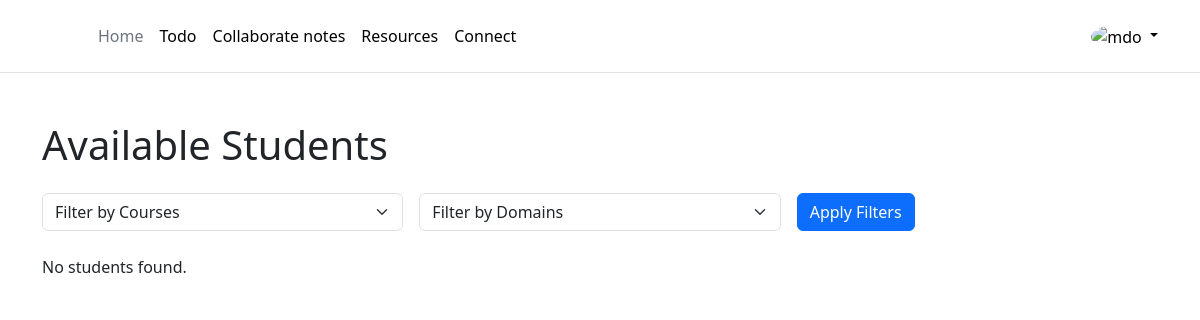
The app's page /connect/ (signed in), older data.
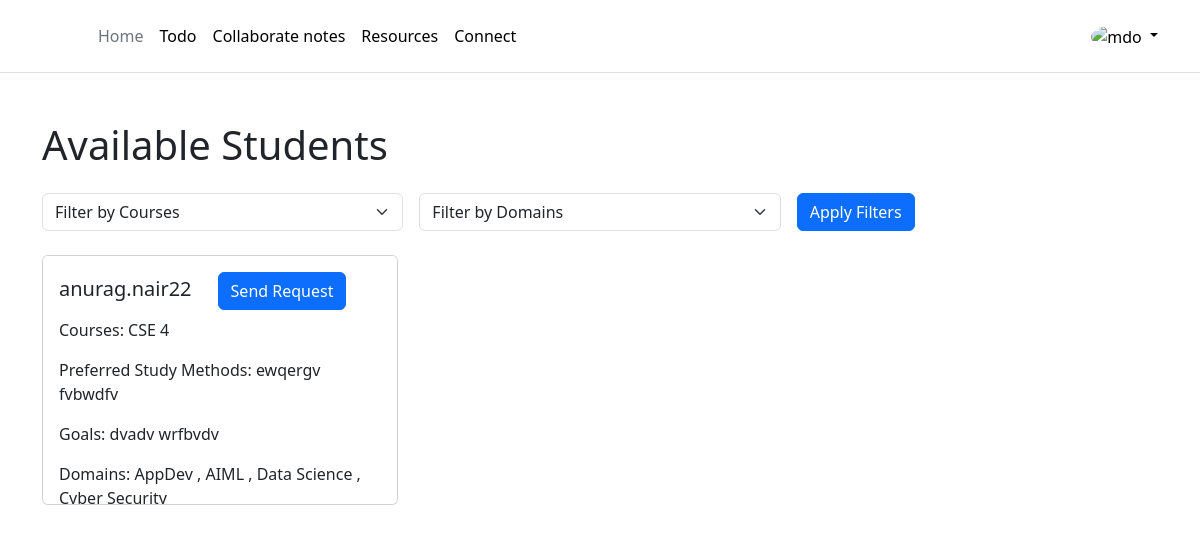
The same page, newer data.
### accounts/models.py (models this page shows, shortened)
class UserProfile(models.Model):
    user = models.OneToOneField(User, on_delete=models.CASCADE)
    uuid=models.UUIDField(primary_key=True, default=uuid.uuid4, editable=False)
    DEPARTMENT_YEAR_CHOICES = [
        (department + ' ' + year, department + ' ' + year)
        for department in DEPARTMENT_CHOICES
        for year in YEAR_CHOICES
        if not (department == 'MCA' and (year == '3' or year == '4'))
    ]
    DOMAIN_CHOICES = [
        ('Cyber Security', 'Cyber Security'),
        ('Blockchain', 'Blockchain'),
        ('Data Science', 'Data Science'),
        ('AppDev', 'AppDev'),
        ('AIML', 'AIML'),
        ('WebDev', 'WebDev'),
    ]
    courses = models.CharField(max_length=6, choices=DEPARTMENT_YEAR_CHOICES)
    preferred_study_methods = models.TextField(blank=True)
    goals = models.TextField(blank=True)
    friends = models.ManyToManyField(User, related_name='friends', blank=True)
    domains = models.ManyToManyField(Domain, related_name='user_profiles')

class Domain(models.Model):
    name = models.CharField(max_length=20, unique=True)
    def __str__(self):
        return self.name

### connections/views.py (the view)
# urls.py: path('connect/', include('connections.urls')),
@login_required(login_url='accounts:login')
def connect(request):
    user_profiles = UserProfile.objects.exclude(user=request.user)
    current_user_friends_ids = request.user.friends.values_list('user_id', flat=True)
    user_profiles = user_profiles.exclude(user__id__in=current_user_friends_ids)
    all_domains = set()
    for profile in user_profiles:
        all_domains.update(profile.domains.all())
    courses = request.GET.get('courses')
    domains = request.GET.get('domains')
    if courses:
        user_profiles = user_profiles.filter(courses=courses)
    if domains:
        user_profiles = user_profiles.filter(domains__name=domains)
    DEPARTMENT_YEAR_CHOICES = UserProfile.DEPARTMENT_YEAR_CHOICES
    current_user = request.user
    for profile in user_profiles:
        profile.has_pending_request = FriendRequest.objects.filter(sender=current_user, receiver=profile.user).exists()
        profile.is_friend = current_user.friends.filter(user_id=profile.user.id).exists()
    context = {
        'students': user_profiles,
        'domains_choices': all_domains,
        'DEPARTMENT_YEAR_CHOICES': DEPARTMENT_YEAR_CHOICES,
        'userprofile': request.user.userprofile,
    }
    return render(request, 'connect/connect.html', context)

### frontend/templates/connect/connect.html (shortened to what this page needs)
{% extends 'base/base.html' %}
{% load static %}
{% block content %}
<div class="container mt-5">
    <h1 class="mb-4">Available Students</h1>
    <div class="mb-4">
        <form action="" method="get" class="row g-3">
            <div class="col-md-4">
                <select class="form-select" name="courses">
                    <option value="" selected>Filter by Courses</option>
                </select>
            </div>
            <div class="col-md-4">
                <select class="form-select" name="domains">
                    <option value="" selected>Filter by Domains</option>
                </select>
            </div>
            <div class="col-md-4">
                <button type="submit" class="btn btn-primary">Apply Filters</button>
            </div>
        </form>
    </div>
    <div class="row">
        {% for student in students %}
            <div class="col-md-4">
                <div class="card student-card">
                    <div class="card-body">
                        <h5 class="card-title">{{ student.user.username }} &nbsp&nbsp&nbsp
                            {% if not student.has_pending_request and not student.is_friend %}
                            <a href="{% url 'connections:send_friend_request' student.user.id %}" class="btn btn-primary">Send Request</a>
                            {% elif not student.is_friend %}
                            <a href="#" class="btn btn-primary disabled">Request Sent</a>
                            {% else %}
                            <button class="disabled">Friends</button>
                            {% endif %}</h5>
                        <p class="card-text">Courses: {{ student.courses }}</p>
                        <p class="card-text">Preferred Study Methods: {{ student.preferred_study_methods }}</p>
                        <p class="card-text">Goals: {{ student.goals }}</p>
                        <p class="card-text">Domains:
                            {% for domain in student.domains.all %}
                                {{ domain.name }}
                                {% if not forloop.last %}, {% endif %}
                            {% endfor %}
                        </p>
                    </div>
                </div>
            </div>
        {% empty %}
        <div class="col">
            <p>No students found.</p>
        </div>
        {% endfor %}
    </div>
</div>
{% endblock %}

Row changes from the older to the newer data that the page shows:
added UserProfile: user.username "anurag.nair22", shows "Send Request", courses "CSE 4", preferred_study_methods "ewqergv fvbwdfv", goals "dvadv wrfbvdv"
now on this page (row edited): Domain: name "AppDev"
now on this page (row edited): Domain: name "AIML"
added Domain: name "Data Science"
added Domain: name "Cyber Security"
Text that changed along with them:
text no longer shown: "No students found."
